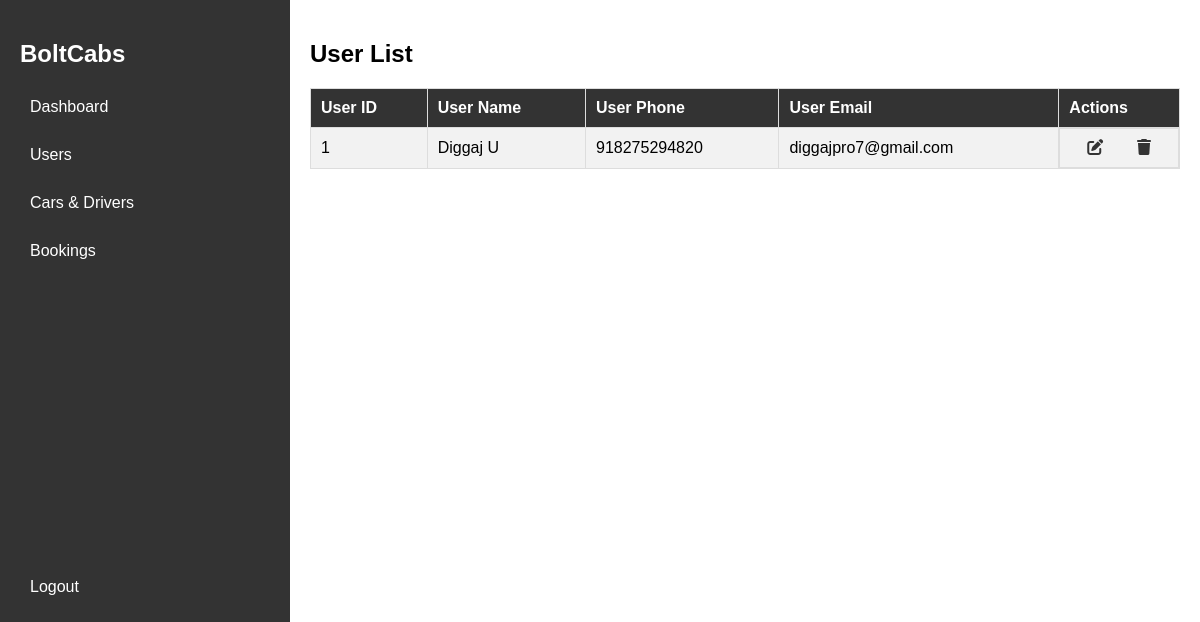
/adminpaneluser.php, run on the app's committed database.
### tables this page shows
CREATE TABLE IF NOT EXISTS `registration` (
  `user_id` int NOT NULL AUTO_INCREMENT,
  `user_name` varchar(50) NOT NULL,
  `user_phone` bigint NOT NULL,
  `user_email` varchar(200) NOT NULL,
  `user_password` varchar(200) NOT NULL,
  PRIMARY KEY (`user_id`),
  UNIQUE KEY `user_email` (`user_email`)
);

### adminpaneluser.php (the view, shortened to what this page needs)
<?php
include "connection.php";
$sql = "SELECT user_id, user_name, user_phone, user_email FROM registration";
$result = $conn->query($sql);
?>
<!DOCTYPE html>
<html lang="en">
<head>
    <link rel="stylesheet" href="https://cdnjs.cloudflare.com/ajax/libs/font-awesome/6.1.0/css/all.min.css">
</head>
<body>
    <div class="sidebar">
        <h2>BoltCabs</h2>
        <a href="adminpanel.php">Dashboard</a>
        <a href="#">Users</a>
        <a href="adminpaneltaxis.php">Cars & Drivers</a>
        <a href="adminpanelbooking.php">Bookings</a>
        <br><br><br><br><br><br><br><br><br><br><br><br><br><br><br><br>
        <div class="">
    <a href="adminlogout.php">Logout</a>
</div>
    </div>
    <div class="content">
    <div class="user-list">
    <h2>User List</h2>
    <table>
        <tr>
            <th>User ID</th>
            <th>User Name</th>
            <th>User Phone</th>
            <th>User Email</th>
            <th>Actions</th>
        </tr>
        <?php
        if ($result->num_rows > 0) {
            while ($row = $result->fetch_assoc()) {
                echo "<tr>";
                echo "<td>" . $row["user_id"] . "</td>";
                echo "<td>" . $row["user_name"] . "</td>";
                echo "<td>" . $row["user_phone"] . "</td>";
                echo "<td>" . $row["user_email"] . "</td>";
                echo "<td class='action-icons'>";
                echo "<a href='edit_user.php?id=" . $row["user_id"] . "' title='Edit User'><i class='fa fa-edit'></i></a>";
                echo "<a href='delete_user.php?id=" . $row["user_id"] . "' title='Delete User'><i class='fa fa-trash'></i></a>";
                echo "</td>";
                echo "</tr>";
            }
        } else {
            echo "No users found.";
        }
        ?>
    </table>
</div>
    </div>
</body>
</html>

### adminpaneluser.php (style rules this page uses)
body { margin: 0; padding: 0; font-family: 'Poppins', sans-serif; display: flex; }
.sidebar { background-color: #333; color: white; width: 250px; padding: 20px; min-height: 100vh; }
.content { flex: 1; padding: 20px; }
.sidebar a { display: block; color: white; text-decoration: none; margin-bottom: 10px; padding: 10px; }
table { width: 100%; border-collapse: collapse; }
table, th, td { border: 1px solid #ddd; }
th, td { padding: 10px; text-align: left; }
th { background-color: #333; color: white; }
tr:nth-child(even) { background-color: #f2f2f2; }
.action-icons { display: flex; justify-content: space-around; }
.action-icons a { text-decoration: none; color: #333; margin: 0 5px; }

### data on the page
registration: user_id "1", user_name "Diggaj U", user_phone "918275294820", user_email "diggajpro7@gmail.com"
